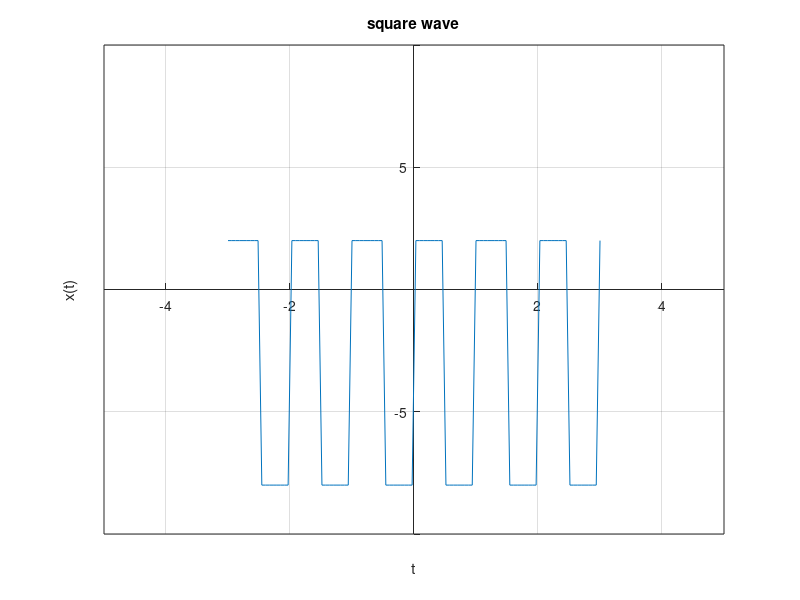

This chart was generated by the following MATLAB code:
f= 1;A = 5;dcBias = -3;t = linspace(-3,3,100) %(base,limit,n)y = A*square(2*pi*f*t)+dcBias;plot(t,y);title("square wave");xlabel("t");ylabel("x(t)");axis([-5 5 -10 10]);set(gca, 'XAxisLocation', 'origin')set(gca, 'YAxisLocation', 'origin')grid on